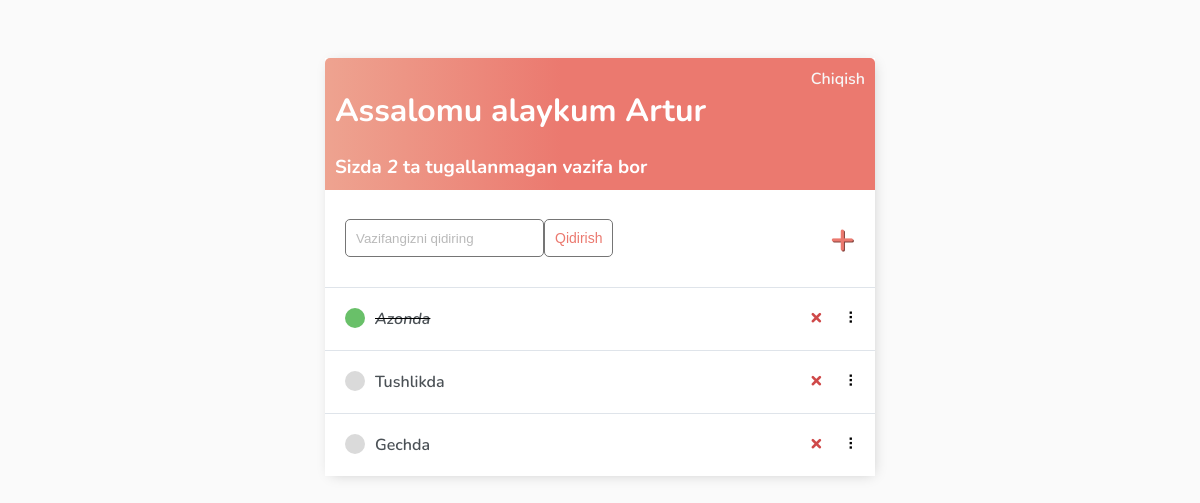
Page / (signed in) on the committed database.
### base/models.py (models this page shows)
class Task(models.Model):
    user = models.ForeignKey(
        User, on_delete=models.CASCADE, null=True, blank=True)
    title = models.CharField(max_length=200)
    description = models.TextField(null=True, blank=True)
    complete = models.BooleanField(default=False)
    created = models.DateTimeField(auto_now_add=True)
    def __str__(self):
        return self.title
    class Meta:
        order_with_respect_to = 'user'

### base/views.py (the view)
# urls.py: path('', TaskList.as_view(), name='tasks'),
class TaskList(LoginRequiredMixin, ListView):
    model = Task
    context_object_name = 'tasks'
    def get_context_data(self, **kwargs):
        context = super().get_context_data(**kwargs)
        context['tasks'] = context['tasks'].filter(user=self.request.user)
        context['count'] = context['tasks'].filter(complete=False).count()
        search_input = self.request.GET.get('search-area') or ''
        if search_input:
            context['tasks'] = context['tasks'].filter(
                title__contains=search_input)
        context['search_input'] = search_input
        return context

### base/templates/base/task_list.html (shortened to what this page needs)
{% extends 'base/main.html' %} {% block content %}
<div class="header-bar">
    <div>
        <h1>Assalomu alaykum {{request.user|title}}</h1>
        <h3 style="margin:0">Sizda <i>{{count}}</i> ta tugallanmagan vazifa bor{{ count|pluralize:"" }}</h3>
    </div>
    {% if request.user.is_authenticated %}
    <a href="{% url 'logout' %}">Chiqish</a> {% else %}
    <a href="{% url 'login' %}">Kirish</a> {% endif %}
</div>
<div id="search-add-wrapper">
    <form method="GET" style="display: flex;">
        <input type='text' name='search-area' placeholder="Vazifangizni qidiring" value="{{search_input}}">
        <input class="button" type="submit" value='Qidirish'>
    </form>
    {% if tasks|length > 0 %}
    <a id="add-link" href="{% url 'task-create' %}">&#x2b;</a>
    {% endif %}
</div>
<div id="tasklist" class="task-items-wrapper">
    {% for task in tasks %}
    <div class="task-wrapper" data-position="{{task.pk}}">
        <div class="task-title">
            {% if task.complete %}
            <div class="task-complete-icon"></div>
            <i><s><a href="{% url 'task-update' task.id %}">{{task}}</a></s></i> {% else %}
            <div class="task-incomplete-icon"></div>
            <a href="{% url 'task-update' task.id %}">{{task}}</a> {% endif %}
        </div>
        <div class="task-controls">
            <a class="delete-link" href="{% url 'task-delete' task.id %}">&#215;</a>
            <span class="handle">&nbsp;&#10247;</span>
        </div>
    </div>
    {% empty %}
    <div style="text-align: center; padding-bottom: 10px; line-height: 1em;">
        <h3>Hali vazifalar yaratilmadi.</h3>
        <h3>Yangi vazifalar qo'shish uchun <a style="text-decoration: none; color: #e53935;" href="{% url 'task-create' %}">Bosing</a> ! </h3>
    </div>
    {% endfor %}
</div>
{% endblock content %}

### base/templates/base/main.html (style rules this page uses)
body { background-color: #FAFAFA; font-family: 'Nunito', sans-serif; padding-top: 50px; }
h1, h2, h3, h4, h5, h6, { font-family: 'Raleway', sans-serif; }
a, p { color: #4b5156 }
a { font-weight: 600; }
input { outline: none; border: none; }
.header-bar { display: flex; justify-content: space-between; color: #fff; padding: 10px; border-radius: 5px 5px 0 0; background: linear-gradient(90deg, #EEA390 0%, #EB796F 43%, #EB796F 100%); }
.header-bar a { color: rgb(247, 247, 247); text-decoration: none; }
.task-wrapper { display: flex; align-items: center; justify-content: space-between; background-color: #fff; border-top: 1px solid #dfe4ea; overflow: hidden; }
.task-title { display: flex; padding: 20px; }
.task-title a { text-decoration: none; color: #4b5156; margin-left: 10px; }
.task-complete-icon { height: 20px; width: 20px; background-color: rgb(105, 192, 105); border-radius: 50%; }
.task-incomplete-icon { height: 20px; width: 20px; background-color: rgb(218, 218, 218); border-radius: 50%; }
.delete-link { text-decoration: none; font-weight: 900; color: #cf4949; font-size: 22px; line-height: 0; padding: 20px 0px; }
.handle { display: inline-block; padding: 20px 16px; cursor: grab; user-select: none; }
.handle:after, .handle:before { display: block; content: ""; }
#add-link { color: #EB796F; text-decoration: none; font-size: 42px; text-shadow: 1px 1px #81413b; }
#search-add-wrapper { display: flex; justify-content: space-between; align-items: center; padding: 20px; }
input[type=text], input[type=password], textarea { border: 1px solid #757575; border-radius: 5px; padding: 10px; width: 90%; }
::placeholder { font-weight: 300; opacity: 0.5; }
.button { border: 1px solid #757575; background-color: #FFF; color: #EB796F; padding: 10px; font-size: 14px; border-radius: 5px; cursor: pointer; text-decoration: none; }

### rows in the picture
Task: title "Azonda"
Task: title "Tushlikda"
Task: title "Gechda"

### other values in the picture
{{ request.user|title }} "Artur"
{{ count }} "2"
